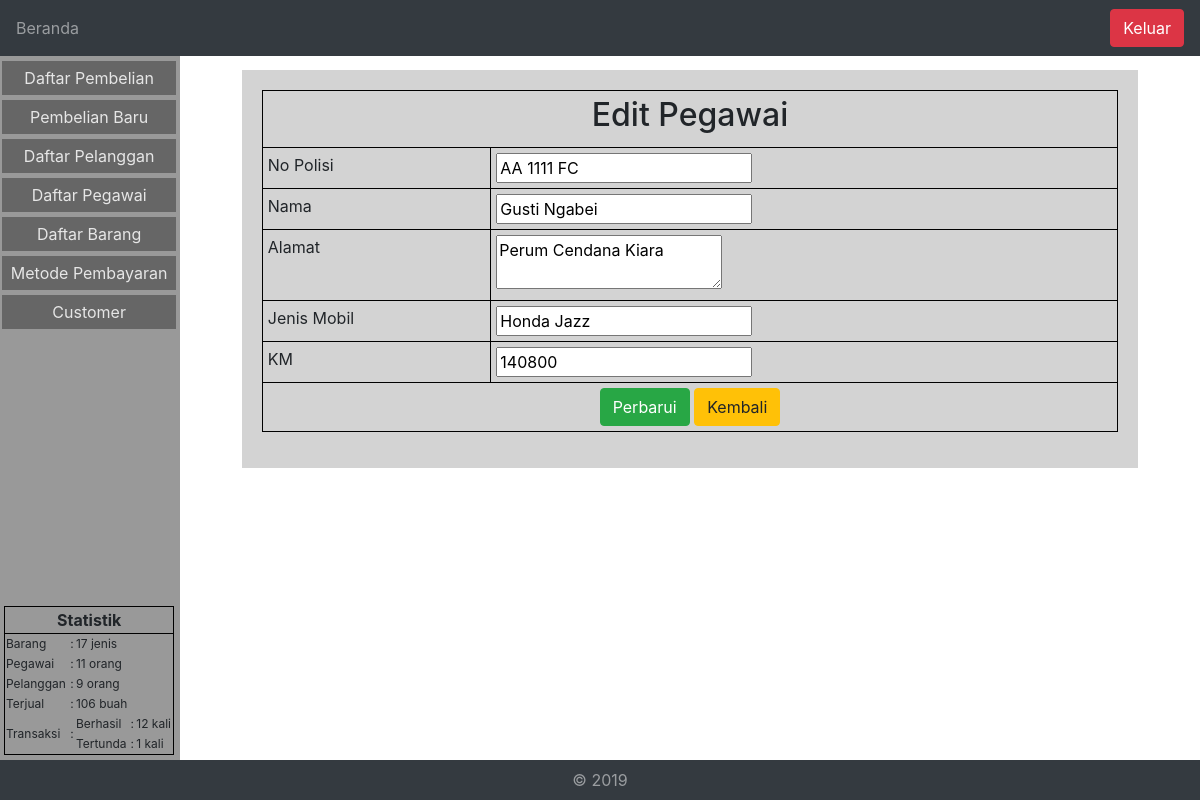
Page /?page=pelanggan&edit=AA 1111 FC (signed in) on the committed database.
### tables this page shows
CREATE TABLE `pelanggan` (
  `No_polisi` varchar(12) NOT NULL,
  `Pelanggan_nama` varchar(45) DEFAULT NULL,
  `Pelanggan_alamat` varchar(45) DEFAULT NULL,
  `Pelanggan_km` int(11) DEFAULT NULL,
  `Pelanggan_jenis_mobil` varchar(45) DEFAULT NULL
);

### classes/pelanggan.php (the view, shortened to what this page needs)
<?php
class Pelanggan{
	private $status;
	private $conn;
	public function __construct(){
		global $conn;
		$this->conn = $conn;
	}
		?>
		<?php
	public function edit_pelanggan($np1){
		$query = $this->conn->query("select * from pelanggan where No_polisi='".$np1."'");
		$data = $query->fetch_array();
		echo '<div style="margin-left: 5%;margin-right:5%;padding:20px;background: lightgrey;height: 100%">';
		echo '<form action="?page=pelanggan&edit='.$np1.'" method="POST">';
		echo '<table border=1 class="table">';
		echo '<tr>';
		echo '<td style="text-align: center;" colspan=2><h2>Edit Pegawai</h2></td>';
		echo '</tr>';
		if(isset($_POST['edit'])){
			$np2 = $_POST['np'];
			$nama = $_POST['nama'];
			$alamat = $_POST['alamat'];
			$jm = $_POST['jm'];
			$km = $_POST['km'];
			$this->update($np1,$np2,$nama,$alamat,$km,$jm);
			if($this->status == 1){
				echo '<tr><td class="btn-success" style="text-align:center;" colspan=2><b>Berhasil memperbarui data</b></td></tr>';
			}elseif($this->status == 0){
				echo '<tr><td class="btn-danger" style="text-align:center;" colspan=2><b>Gagal memperbarui data</b></td></tr>';
			}
			echo '<tr>';
			echo '<td>No Polisi</td>';
			echo '<td><input type="text" name="np" value="'.$_POST["np"].'" />';
			echo '</tr>';
			echo '<tr>';
			echo '<td>Nama</td>';
			echo '<td><input type="text" name="nama" value="'.$_POST["nama"].'" />';
			echo '</tr>';
			echo '<tr>';
			echo '<td>Alamat</td>';
			echo '<td><textarea name="alamat">'.$_POST["alamat"].'</textarea>';
			echo '</tr>';
			echo '<tr>';
			echo '<td>Jenis Mobil</td>';
			echo '<td><input type="text" name="jm" value="'.$_POST["jm"].'" />';
			echo '</tr>';
			echo '<tr>';
			echo '<td>KM</td>';
			echo '<td><input type="text" name="km" value="'.$_POST["km"].'" />';
			echo '</tr>';
		}else{
			echo '<tr>';
			echo '<td>No Polisi</td>';
			echo '<td><input type="text" name="np" value="'.$data["No_polisi"].'" />';
			echo '</tr>';
			echo '<tr>';
			echo '<td>Nama</td>';
			echo '<td><input type="text" name="nama" value="'.$data["Pelanggan_nama"].'" />';
			echo '</tr>';
			echo '<tr>';
			echo '<td>Alamat</td>';
			echo '<td><textarea name="alamat">'.$data["Pelanggan_alamat"].'</textarea>';
			echo '</tr>';
			echo '<tr>';
			echo '<td>Jenis Mobil</td>';
			echo '<td><input type="text" name="jm" value="'.$data["Pelanggan_jenis_mobil"].'" />';
			echo '</tr>';
			echo '<tr>';
			echo '<td>KM</td>';
			echo '<td><input type="text" name="km" value="'.$data["Pelanggan_km"].'" />';
			echo '</tr>';
		}
		echo '<tr>';
		echo '<td style="text-align:center" colspan=2><input class="btn btn-success" type="submit" name="edit" value="Perbarui" /> ';
		echo '<a class="btn btn-warning" href="?page=pelanggan">Kembali</a></td>';
		echo '</tr>';
		echo '</table>';
		echo '</form>';
		echo '</div>';
	}
}
?>

### inc/css/style.css (style rules this page uses)
html { height: 100%; width: 100%; }
body { min-height:100%; display:flex; flex-direction:column; }
.table { width:100%; border-color: black; }
.table th, .table td { padding:5px; border-color: black; }

### rows in the picture
pelanggan: np "AA 1111 FC", nama "Gusti Ngabei", alamat "Perum Cendana Kiara", jm "Honda Jazz", km "140800"

### other values in the picture
$statistik->get_barang() "17"
$statistik->get_pegawai() "11"
$statistik->get_pelanggan() "9"
$statistik->get_pembelian() "106"
$statistik->get_faktur() "12"
$statistik->get_faktur_temp() "1"
